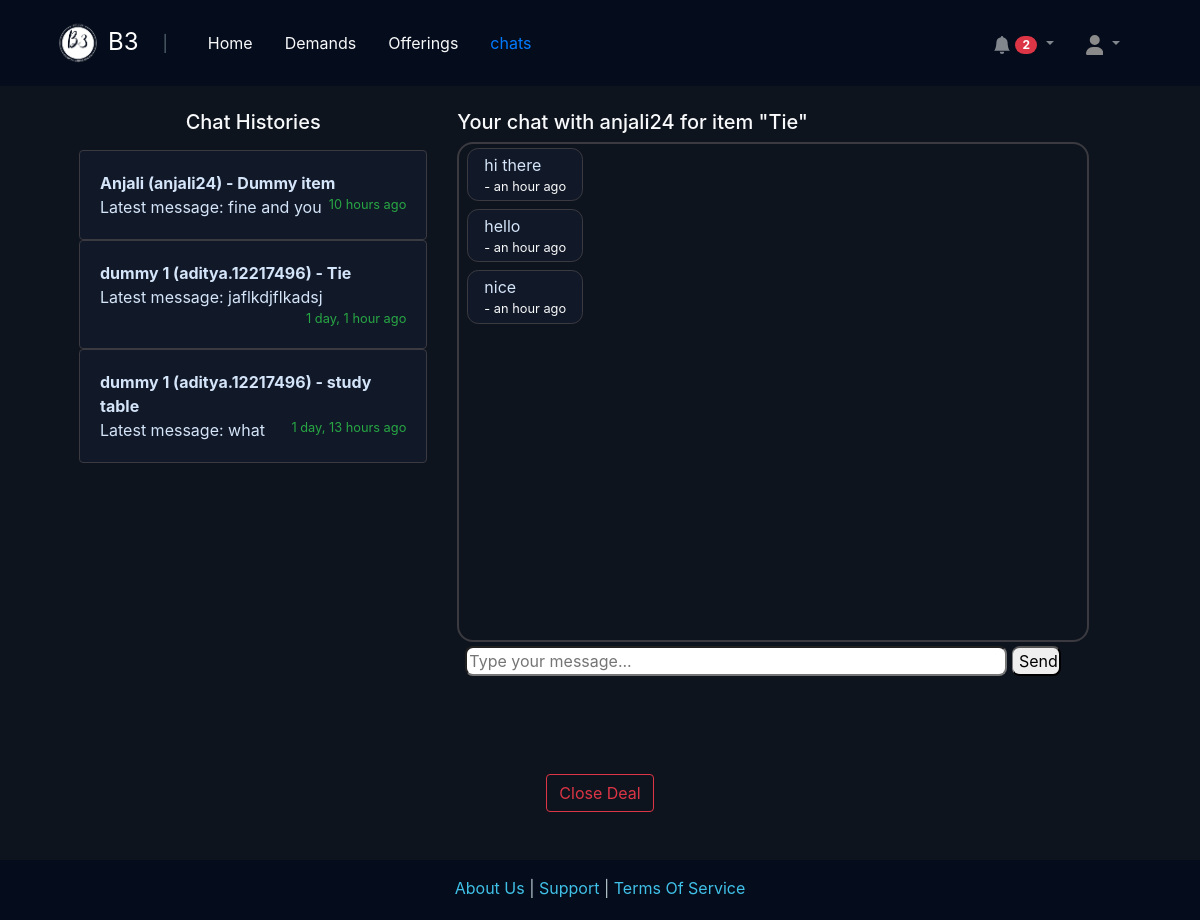
The app's page /community/deal/11by6/ongoing/ (signed in) with its own data.
### community/models.py (models this page shows, shortened)
class ChatBox(models.Model):
    sender = models.ForeignKey(User, on_delete=models.CASCADE, related_name='sent_messages', null=False)
    receiver = models.IntegerField(default=-1, null=False)
    timeStamp = models.DateTimeField(default=now)
    seen = models.BooleanField(default=False)
    message = models.TextField()
    room = models.CharField(max_length=20, default='1-2')
    class Meta:
        ordering = ['-timeStamp']

class Offering(models.Model):
    lender = models.ForeignKey(User, on_delete=models.CASCADE, null=True)
    name = models.CharField(max_length=300)
    category = models.CharField(max_length=200)
    description = models.TextField(default='')
    price = models.IntegerField(default=0, null=True)
    image = models.ImageField(upload_to='offerings/images', null=True, blank=True)
    available = models.BooleanField(default=True)
    timeStamp = models.DateTimeField(default=now)
    feedback = models.IntegerField(default=0)

### community/views.py (the view, shortened to what this page needs)
# urls.py: path('deal/<str:id>/ongoing/', views.dealing),
@csrf_exempt
def dealing(request, id):
    if not request.user.is_authenticated:
        messages.info(request, 'Register or login to enjoy services!')
        return render(request, 'verify.html', {'registeration_required': True})
    verifier = OtpVerification.objects.get(parent=request.user.id)
    if not verifier.status:
        messages.info(reqeust, 'Kindly verify your account with the OTP sent to your university email...')
        return render(request, 'verify.html')
    id_stored = id
    id=id.split('by')
    offer = Offering.objects.filter(id=int(id[0]))[0]
    lender = offer.lender
    if request.user.id == lender.id:
        username = User.objects.filter(id=int(id[-1]))[0].username
        msg_notification_receiver = int(id[-1])
    else:
        username = lender.username
        msg_notification_receiver = lender.id
    room_name = f'{id[0]}-{id[-1]}-{lender.id}' # offering-borrower-lender //always
    messages = ChatBox.objects.filter(room=room_name)
    item = Offering.objects.filter(id=int(id[0]))[0]
    msgs1 = ChatBox.objects.filter(receiver = request.user.id)
    msgs2 = ChatBox.objects.filter(sender = request.user.id)
    msgsCombined = list(set(msgs1) | set(msgs2))
    chats = {}
    for msg in msgsCombined:
        room = msg.room
        if room not in chats:
            chats[room] = []
        chats[room].append(msg)
    chats_sorted = sorted(chats.items(), key=lambda x: max(x[1], key=lambda msg: msg.timeStamp).timeStamp, reverse=True)
    chats = dict(chats_sorted)
    for room, chat in chats.items():
        chat = sorted(chat, key=lambda msg: msg.timeStamp, reverse=True)
        getting_room_url = chat[0].room.split('-')
        chats[room] = [chat[0], chat[0].sender if request.user.id!=chat[0].sender.id else User.objects.filter(id=chat[0].receiver)[0], f"{getting_room_url[0]}by{getting_room_url[1]}", Offering.objects.filter(id=int(getting_room_url[0]))[0]]
    return render(request,'community/dealing.html', {'room_name': room_name, 'msgs': messages[::-1], 'username': username, 'id': id_stored, 'notification_receiver': msg_notification_receiver, 'chats': chats, 'item': item, 'chats_token': True, 'notifications': Notification.objects.filter(parent=request.user.id, seen=False), 'borrower_is_defaulter': len(Grievance.objects.filter(defaulter=int(id[-1]), resolved=False))>0 or len(Grievance.objects.filter(defaulter=lender.id, resolved=False))>0})

### community/templates/community/dealing.html (shortened to what this page needs)
{% extends "base.html" %}
{% load humanize %}
{% block body %}
<div class="row my-4 px-3 ml-5">
    <div class="col-md-4" id="chat-history-column">
        <h5 class="text-light mb-3" style="text-align: center;">Chat Histories</h5>
        <div class="chat-histories">
            {% for room, chat in chats.items %}
            <div class="card" style="background: #111827 !important; border: 1px solid #3a3a40 !important;">
                <a href="/community/deal/{{chat.2}}/ongoing" class="card-body"
                    style="color: #d4e4f9; text-decoration: none;">
                    <p class="card-title my-0"><b>{{chat.1.first_name}} {{chat.1.last_name}} ({{chat.1.username}}) -
                            {{chat.3.name}}</b>
                    </p>
                    <p class="card-text my-0">Latest message: {{chat.0.message}} <small class="text-success float-right">{{chat.0.timeStamp | naturaltime}}</small></p>
                </a>
            </div>
            {% endfor %}
        </div>
    </div>
    <div class="chat-section col-md-7">
        <h5 class="text-light">Your chat with {{username}} for item "{{item.name}}"</h5>
        <div class="chatbox" id="chatbox">
            {% for message in msgs %}
            {% if message.sender.id == request.user.id %}
            <div class="messageBox px-3 my-1 py-1 mr-2" style="margin-left: auto;"
                data-sender-id="{{ request.user.id }}" id="message-{{ message.id }}">
                {% else %}
                <div class="messageBox px-3 my-1 py-1 ml-2" style="margin-right: auto;"
                    data-sender-id="{{ request.user.id }}" id="message-{{ message.id }}">
                    {% endif %}
                    {{message.message}}<br><small class="text-light float-right">- {{message.timeStamp | naturaltime}}</small>
                </div>
                {% endfor %}
            </div>
            <div class="send mx-2 my-1">
                <input type="text" id="message-input" placeholder="Type your message...">
                <button id="send-button">Send</button>
            </div>
        </div>
    </div>
    <div class="dealing" style="display: block; align-items: center; text-align: center; margin: auto;">
        {% if borrower_is_defaulter %}
        <button id="defaulter_dealing" class="btn btn-outline-danger disabled" style="cursor: not-allowed;">User defaulter</button>
        {% else %}
        <button id="close_deal" class="btn btn-outline-danger">Close Deal</button>
        {% endif %}
    </div>
    {% endblock body %}

### static/css/style.css (style rules this page uses)
body { background: #0e141e !important; height: fit-content; width: 100vw; }
html { scrollbar-width: none; }
.chat-histories { overflow-y: scroll; height: 75vh; }
.card { background: #1d2432 !important; }
.messageBox { max-width: 50%; height: fit-content; border-radius: 0.7rem; border: 1px solid #3a3a40 !important; color: #d4e4f9; background: #111827; }
.chatbox { height: 500px; width: 100%; border: 2px solid #3a3a40 !important; border-radius: 1rem; overflow-y: scroll; display: flex; flex-direction: column; }
#message-input { width: 88%; border-radius: 0.5rem; }
#send-button { width: 8%; border-radius: 0.5rem; border-left: 1px solid grey; }

### records on screen
ChatBox: first_name "Anjali", username "anjali24", name "Dummy item", message "fine and you", timeStamp "10 hours ago"
ChatBox: first_name "dummy", last_name "1", username "aditya.12217496", name "Tie", message "jaflkdjflkadsj", timeStamp "1 day, 1 hour ago"
ChatBox: first_name "dummy", last_name "1", username "aditya.12217496", name "study table", message "what", timeStamp "1 day, 13 hours ago"
Offering: name "Tie"
ChatBox: message "hi there", timeStamp "an hour ago"
ChatBox: message "hello", timeStamp "an hour ago"
ChatBox: message "nice", timeStamp "an hour ago"

### other values on screen
{{ notifications|length }} "2"
{{ username }} "anjali24"
